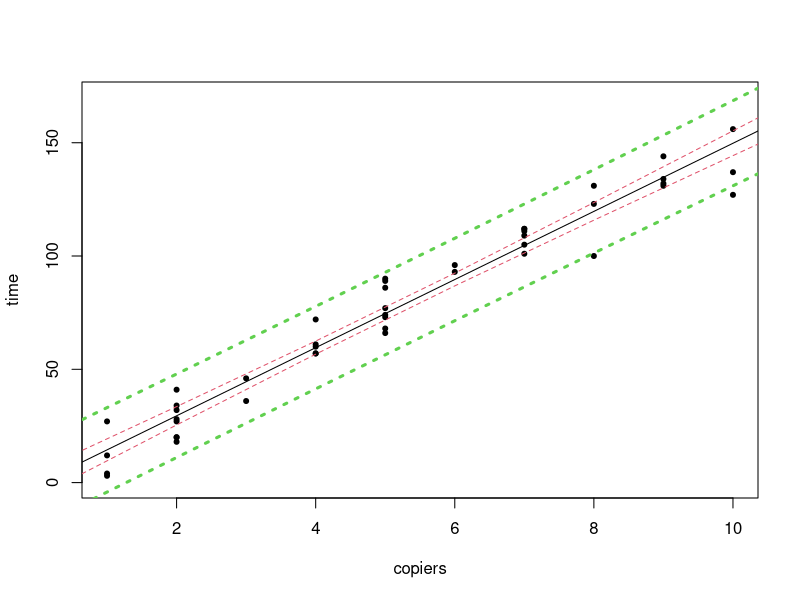

R code for this plot:
## ---- chunk 1
knitr::opts_chunk$set(echo = TRUE)
library(stringr)
## ---- chunk 2
#read Copier Maintenance data in
cm <- read.table("ch2dataset.txt", header=F)
colnames(cm) <- c("time", "copiers")
head(cm, 3)
tail(cm, 2) 
## ---- chunk 3

cm.SLR<-lm(time~copiers, data=cm) #estimated linear regression
cm.SLR
summary(cm.SLR) # In order to find the estimated parameter & standard error
critVal <-qt(.95,43) #finds critical value based on 90% confidence int
critVal
confint(cm.SLR, level=0.90) # confirms my math using R software
## ---- chunk 4
summary(cm.SLR) #in order to find estimated parameter & standard error of slope
tobs <- (15.0352 - 0)/(0.4831) # confirmed by summary above

p_value= 2*(pt(q = tobs, df=43,lower.tail=FALSE)) # finding p value for 2 tailed test
# p-value = 4.013936e-31

summary(cm.SLR) # software output to confirm our results

## ---- chunk 5
summary(cm.SLR) #in order to find estimated parameter & standard error of slope
tobs <- (15.0352 - 14)/(0.4831) #tobs = 2.142828

p_value= 1 - (pt(q = tobs, df=43)) # finding p value for 1 tailed test (right tail)
# p-value = 0.0189143
## ---- chunk 6
# Values needed:
cmmean <- mean(cm$copiers)
## ---- chunk 7
cm.SLR <- lm(time~copiers, data=cm)
confint(cm.SLR, level = 0.95)
## ---- chunk 8
plot(time~copiers, data=cm, ylim=c(0, 170), pch=20)
abline(cm.SLR$coef)
newx<-seq(0, 12, by=2) #sets up a grid of x values by creating x val sequence by increment 2 
cm.CI<-predict(cm.SLR, newdata=data.frame(copiers=newx), interval="confidence", leve=0.95) #create CI
cm.PI<-predict(cm.SLR, newdata=data.frame(copiers=newx), interval="prediction", leve=0.95) #create PI
lines(newx, cm.CI[,2], lty=2, col=2) #plot x against second column saved from predictor function, lower
lines(newx, cm.CI[,3], lty=2, col=2) #plot x against second column saved from predictor function, upper
lines(newx, cm.PI[,2], lty=3, col=3, lwd=3)
lines(newx, cm.PI[,3], lty=3, col=3, lwd=3)
## ---- chunk 9
aov(time ~ copiers, data = cm)
SSTO <- sum((cm$copiers - mean(cm$copiers))^2)

# MSR, MSE, and SSc values derived from SS and df values obtained from aov
MSR <- 76960.42
MSE <- (3416.38/43)

SSc <- 45*mean(cm$copiers^2)
SSTOU <- sum(cm$copiers^2)

E_MSR <- mean((resid(cm.SLR))^2)
E_MSE <- var(resid(cm.SLR))
## ---- chunk 10
Source_of_Variation <- c("Regression", "Error", "Total")
# SS derived from aov test
SS <- c("SSR = 76960.42", "SSE = 3416.38", str_c("SSTO = ",SSTO))
df <- c("1", "43", "44")
MS <- c(str_c("MSR = ",MSR), str_c("MSE = ",MSE), " ")
E_MS <- c(str_c("E{MSR} = ",E_MSR), str_c("E{MSE} = ",E_MSE), " ")

cm.aov <- data.frame(Source_of_Variation=Source_of_Variation, SS=SS, df=df, MS=MS, E_MS=E_MS)
cm.aov
## ---- chunk 11
Source_of_Variation <- c("Regression", "Error", "Total", "Correction for mean", "Total, uncorrected")
# SS derived from aov test
SS <- c("SSR = 76960.42", "SSE = 3416.38", str_c("SSTO = ",SSTO), str_c("SS = ",SSc), str_c("SSTOU = ",SSTOU))
df <- c("1", "43", "44", "1", "45")
MS <- c(str_c("MSR = ",MSR), str_c("MSE = ",MSE), " ", " ", " ")

cm.aov <- data.frame(Source_of_Variation=Source_of_Variation, SS=SS, df=df, MS=MS)
cm.aov
## ---- chunk 12

